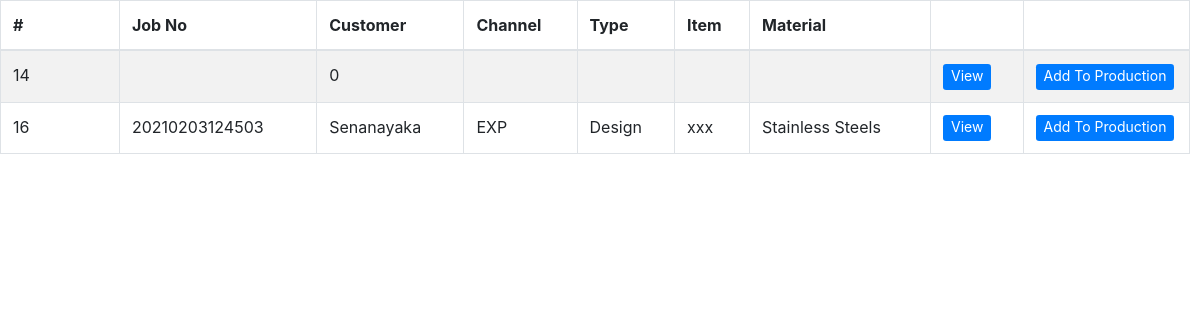
The app's page /tables/design_table.php (signed in), older data.
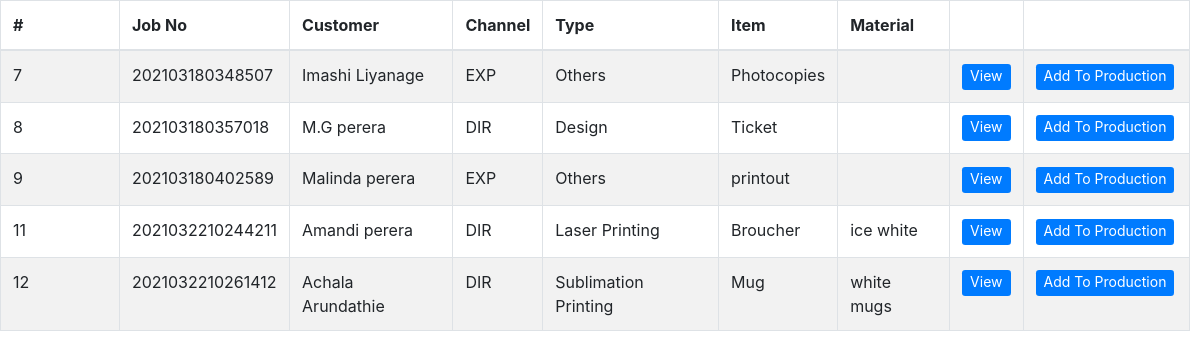
The same page, newer data.
### tables this page shows
CREATE TABLE `jobs` (
  `id` int(11) NOT NULL,
  `job_no` varchar(100) NOT NULL,
  `customer` varchar(400) NOT NULL,
  `channel` varchar(100) NOT NULL,
  `job_type` varchar(100) NOT NULL,
  `product` varchar(100) NOT NULL,
  `category` varchar(100) NOT NULL,
  `material` varchar(64) NOT NULL,
  `size` varchar(50) NOT NULL,
  `bind` varchar(50) NOT NULL,
  `colour` text NOT NULL,
  `user_description` varchar(250) NOT NULL,
  `date` date NOT NULL,
  `quantity` decimal(10,2) NOT NULL,
  `unit_price` decimal(10,2) NOT NULL,
  `budget` decimal(10,2) NOT NULL,
  `discount` decimal(10,2) NOT NULL DEFAULT '0.00',
  `discounted` decimal(10,2) NOT NULL,
  `ad_pay_amount` decimal(10,2) NOT NULL,
  `rest` decimal(10,2) NOT NULL,
  `admin_description` varchar(250) NOT NULL,
  `state` enum('request','design','production','reject','QA','complete','dispatch') NOT NULL,
  `accepted_by` varchar(100) NOT NULL,
  `designed_by` varchar(150) NOT NULL,
  `production_by` varchar(150) NOT NULL,
  `checked_by` varchar(100) NOT NULL,
  `failed_reason` varchar(255) NOT NULL,
  `cash` decimal(10,2) NOT NULL,
  `change_amt` decimal(10,2) NOT NULL,
  `payment` decimal(10,2) NOT NULL,
  `dispatch_day` varchar(100) NOT NULL,
  `dispatch_year` varchar(10) NOT NULL,
  `dispatch_month` varchar(10) NOT NULL,
  `dispatched_by` varchar(150) NOT NULL
);

### tables/design_table.php (the view, shortened to what this page needs)
<!DOCTYPE html>
<html>
<head>
</head>
<body>
      <?php
       require '../include/config.php';
       $view_status ="design";
       $user = $_SESSION['email'];
       $qry = mysqli_query($conn ,"SELECT level FROM signup WHERE email='$user'");
       $data = mysqli_fetch_array($qry);
       $level= $data['level'];
      if(isset($_POST["query"])){
          if($level==3){
              $query = "SELECT * FROM jobs WHERE state='$view_status' AND designed_by='$user' ";
          }else{
              $query = "SELECT * FROM jobs WHERE state='$view_status'";
          }
      }else{
         if($level==3){
              $query = "SELECT * FROM jobs WHERE state='$view_status' AND designed_by='$user' ";
          }else{
            $query = "SELECT * FROM jobs WHERE state='$view_status'";
          }
      }
      $result = mysqli_query($conn ,$query);
      if(mysqli_num_rows($result)>0)
      {
        ?>
<div class="tablealign">
 <?php include('../include/head.php'); ?>
  <table id="example" class="table table-striped table-bordered" style="width:100%">
   <thead>
    <tr>
     <th>#</th>
     <th>Job No</th>
     <th>Customer</th>
     <th>Channel</th>
     <th>Type</th>
     <th>Item</th>
     <th>Material</th>
     <th></th>
     <th style="width: 14%;"></th>
    </tr>
   </thead>
   <tbody>
   <?php
   while($row = mysqli_fetch_array($result))
   {
    echo '
    <tr>
     <td style="width: 10%;">'.$row["id"].'</td>
     <td>'.$row["job_no"].'</td>
     <td>'.$row["customer"].'</td>
     <td>'.$row["channel"].'</td>
     <td>'.$row["job_type"].'</td>
     <td>'.$row["product"].'</td>
     <td>'.$row["material"].'</td>
     <td><button type="button" id="'.$row["id"].'" name="'.$row["id"].'" class="btn btn-primary btn-sm view_data" data-toggle="modal" data-target="#myModaldesign" style="border: 0px; color: #ffffff; font-size: 14px; padding-top: 1px;">View</button></td>';
        echo  '<td><button type="button" onclick="addproduction('.$row["id"].')" class="btn btn-primary btn-sm" style="border: 0px; color: #ffffff; font-size: 14px; padding-top: 1px;">Add To Production</button></td>';
    echo '</tr>';
   }
   ?>
   </tbody>
  </table>
</div>
   <?php
  }
  else
  {
   echo 'Data Not Found';
  }
  ?>
  </body>
  </html>

Row changes from the older to the newer data that the page shows:
removed jobs: id "14", customer "0"
removed jobs: id "16", job_no "20210203124503", customer "Senanayaka", channel "EXP", job_type "Design", product "xxx", material "Stainless Steels"
now on this page (row edited): jobs: id "7", job_no "202103180348507", customer "Imashi Liyanage", channel "EXP", job_type "Others", product "Photocopies"
now on this page (row edited): jobs: id "8", job_no "202103180357018", customer "M.G perera", channel "DIR", job_type "Design", product "Ticket"
now on this page (row edited): jobs: id "9", job_no "202103180402589", customer "Malinda perera", channel "EXP", job_type "Others", product "printout"
now on this page (row edited): jobs: id "11", job_no "2021032210244211", customer "Amandi perera", channel "DIR", job_type "Laser Printing", product "Broucher", material "ice white"
now on this page (row edited): jobs: id "12", job_no "2021032210261412", customer "Achala Arundathie", channel "DIR", job_type "Sublimation Printing", product "Mug", material "white mugs"
